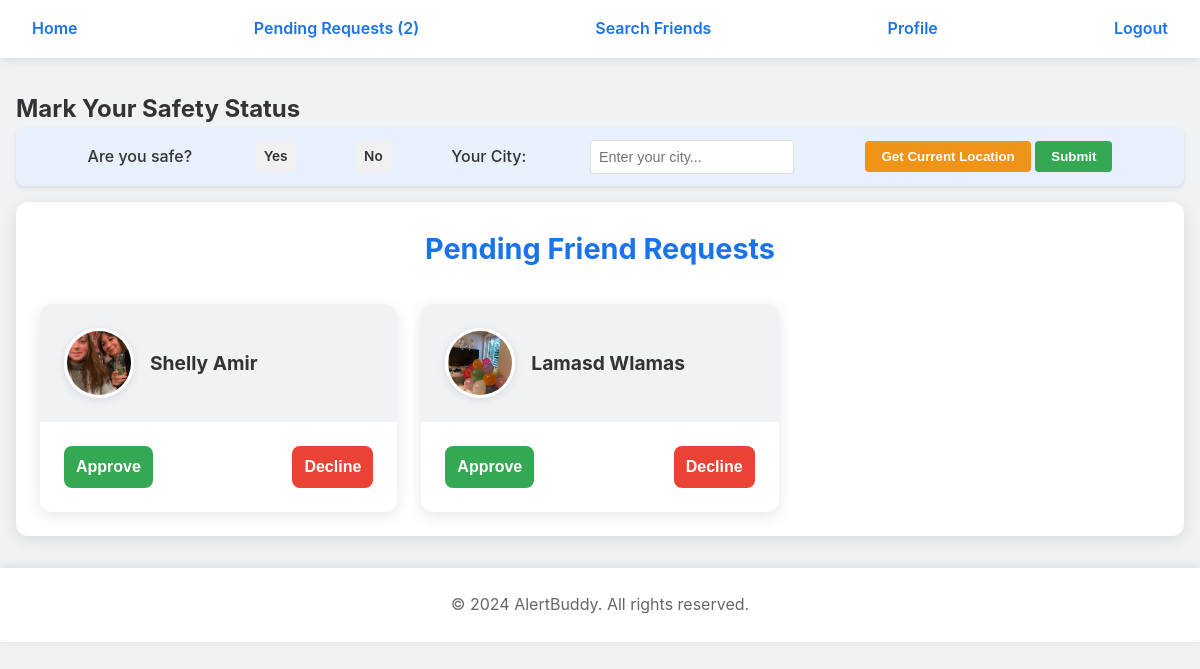
Before: /pending-requests/ (signed in) with the older database file.
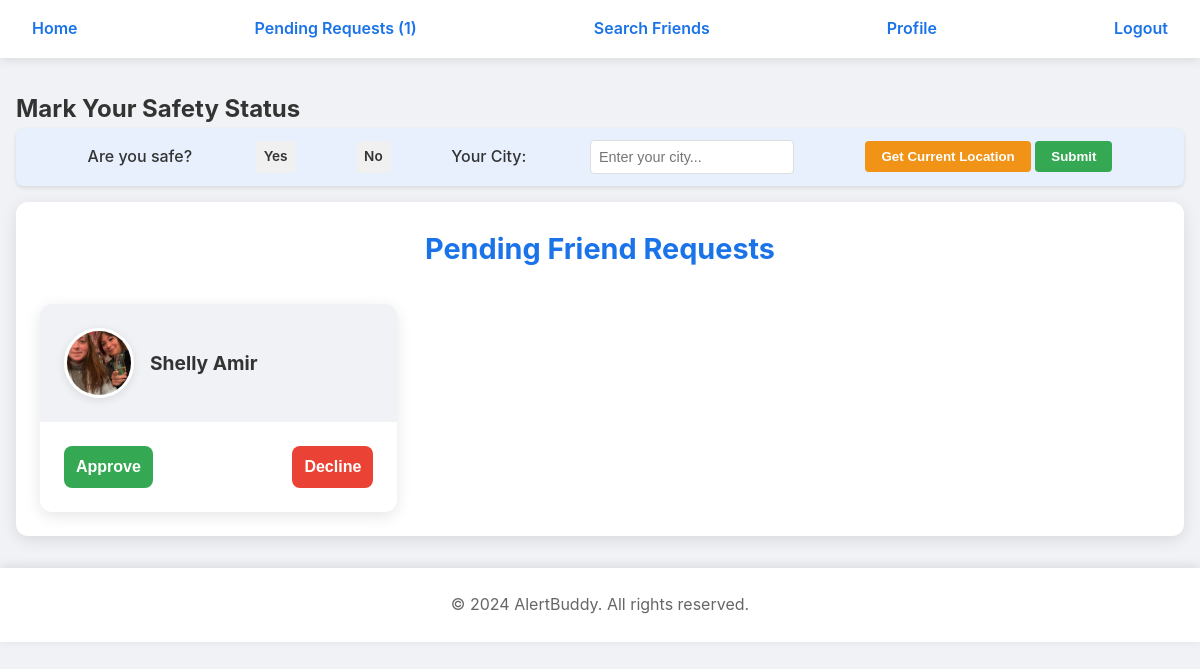
After: the same page with the newer database file.
### safety_alert/models.py (models this page shows, shortened)
class FriendRequest(models.Model):
    sender = models.ForeignKey(User, related_name='sent_requests', on_delete=models.CASCADE)
    receiver = models.ForeignKey(User, related_name='received_requests', on_delete=models.CASCADE)
    is_pending = models.BooleanField(default=True)  # Indicates if the request is still pending
    created_at = models.DateTimeField(default=timezone.now)  # Timestamp when request was created

class Profile(models.Model):
    user = models.OneToOneField(User, on_delete=models.CASCADE, related_name='profile')
    first_name = models.CharField(max_length=30, blank=True, null=True)
    last_name = models.CharField(max_length=30, blank=True, null=True)
    profile_image = models.ImageField(upload_to='profile_images/', blank=True, null=True)  # Profile image field
    created_at = models.DateTimeField(default=timezone.now)
    last_updated = models.DateTimeField(auto_now=True)

### safety_alert/views.py (the view)
# urls.py: path('pending-requests/', views.pending_friend_requests, name='pending_friend_requests'),
@login_required
def pending_friend_requests(request):
    pending_requests = FriendRequest.objects.filter(receiver=request.user, is_pending=True)
    return render(request, 'pending_requests.html', {'pending_requests': pending_requests})

### safety_alert/context_processors.py (called while the page is built)
def pending_requests_count(request):
    if request.user.is_authenticated:
        count = FriendRequest.objects.filter(receiver=request.user, is_pending=True).count()
        return {'pending_requests_count': count}
    return {'pending_requests_count': 0}

### safety_alert/templates/pending_requests.html (shortened to what this page needs)
{% extends 'base.html' %}
{% block content %}
<div class="card">
    <h2 class="auth-title">Pending Friend Requests</h2>
    <ul class="friend-requests-list">
        {% for request in pending_requests %}
            <li class="friend-request-card">
                <div class="friend-request-header">
                    {% if request.sender.profile.profile_image %}
                        <img src="{{ request.sender.profile.profile_image.url }}" alt="{{ request.sender.username }}" class="friend-request-image">
                    {% else %}
                        <div class="friend-request-image" style="background-color: #1a73e8; display: flex; align-items: center; justify-content: center;">
                            <span style="color: #ffffff; font-size: 1.5rem;">{{ request.sender.username|first|upper }}</span>
                        </div>
                    {% endif %}
                    <span class="friend-request-username">{{ request.sender.first_name }} {{ request.sender.last_name }}</span>
                </div>
                <div class="friend-request-actions">
                    <form method="post" action="{% url 'approve_friend_request' request.id %}">
                        <button type="submit" class="friend-request-btn approve-btn">Approve</button>
                    </form>
                    <form method="post" action="{% url 'decline_friend_request' request.id %}">
                        <button type="submit" class="friend-request-btn decline-btn">Decline</button>
                    </form>
                </div>
            </li>
        {% empty %}
            <li class="text-center">No pending requests.</li>
        {% endfor %}
    </ul>
</div>
{% endblock %}

### safety_alert/templates/base.html (shortened to what this page needs)
<!DOCTYPE html>
<html lang="en">
<head>
    {% load static %}
    <link rel="stylesheet" href="{% static 'css/styles.css' %}">
</head>
<body>
    <header>
        <nav role="navigation" aria-label="Main Navigation">
            <ul>
                {% if user.is_authenticated %}
                    <li><a href="{% url 'home' %}">Home</a></li>
                    <li>
                        <a href="{% url 'pending_friend_requests' %}">
                            Pending Requests
                            {% if pending_requests_count > 0 %}
                                <span class="pending-count">({{ pending_requests_count }})</span>
                            {% endif %}
                        </a>
                    </li>
                    <li><a href="{% url 'search_users' %}">Search Friends</a></li>
                    <li><a href="{% url 'profile' %}">Profile</a></li>
                    <li><a href="{% url 'logout' %}" onclick="event.preventDefault(); document.getElementById('logout-form').submit();">Logout</a></li>
                {% else %}
                <li><a href="{% url 'login' %}">Login</a></li>
                {% endif %}
            </ul>
        </nav>
    </header>
    <main>
        {% if user.is_authenticated %}
        <h2>Mark Your Safety Status</h2>
        <form id="safety-status-form" method="post" action="{% url 'update_safety_status' %}" class="safety-status-form">
            <label for="is_safe">Are you safe?</label>
            <label for="safe-yes" class="toggle-option">Yes</label>
            <label for="safe-no" class="toggle-option">No</label>
            <label for="city">Your City:</label>
            <input type="text" name="city" id="city" placeholder="Enter your city..." required>
            <div class="button-group">
                <button type="button" class="btn-primary" onclick="getLocation()">Get Current Location</button>
                <button type="submit" class="btn-primary">Submit</button>
            </div>
        </form>
        {% endif %}
    {% block content %}
    {% endblock %}
    </main>
    <footer>
        <p>&copy; 2024 AlertBuddy. All rights reserved.</p>
    </footer>
</body>
</html>

### safety_alert/static/css/styles.css (style rules this page uses)
* { margin: 0; padding: 0; box-sizing: border-box; }
body { font-family: 'Inter', sans-serif; line-height: 1.6; color: #333; background-color: #f0f2f5; }
header { background-color: #ffffff; box-shadow: 0 2px 10px rgba(0, 0, 0, 0.1); position: sticky; top: 0; z-index: 1000; }
nav { max-width: 1200px; margin: 0 auto; padding: 1rem; }
nav ul { list-style-type: none; display: flex; justify-content: space-between; align-items: center; }
nav ul li a { color: #1a73e8; text-decoration: none; font-weight: 600; padding: 0.5rem 1rem; border-radius: 20px; transition: all 0.3s ease; }
main { max-width: 1200px; margin: 2rem auto; padding: 0 1rem; }
footer { background-color: #ffffff; color: #666; text-align: center; padding: 1.5rem 0; box-shadow: 0 -2px 10px rgba(0, 0, 0, 0.1); }
.card { background-color: #ffffff; border-radius: 12px; box-shadow: 0 4px 15px rgba(0, 0, 0, 0.1); padding: 1.5rem; margin-bottom: 1.5rem; transition: transform 0.3s ease, box-shadow 0.3s ease; }
.friend-requests-list { list-style-type: none; display: grid; grid-template-columns: repeat(auto-fill, minmax(300px, 1fr)); gap: 1.5rem; }
.friend-request-card { background-color: #ffffff; border-radius: 12px; box-shadow: 0 4px 15px rgba(0, 0, 0, 0.1); overflow: hidden; transition: transform 0.3s ease, box-shadow 0.3s ease; }
.friend-request-header { background-color: #f0f2f5; padding: 1.5rem; display: flex; align-items: center; }
.friend-request-image { width: 70px; height: 70px; border-radius: 50%; object-fit: cover; margin-right: 1rem; border: 3px solid #ffffff; box-shadow: 0 2px 10px rgba(0, 0, 0, 0.1); }
.friend-request-username { font-weight: 700; font-size: 1.2rem; }
.friend-request-actions { padding: 1.5rem; display: flex; justify-content: space-between; }
.friend-request-btn { flex: 1; padding: 0.75rem; border: none; border-radius: 8px; font-weight: 600; cursor: pointer; transition: all 0.3s ease; text-align: center; font-size: 1rem; }
.approve-btn { background-color: #34a853; color: #ffffff; margin-right: 0.75rem; }
.decline-btn { background-color: #ea4335; color: #ffffff; margin-left: 0.75rem; }
.auth-title { text-align: center; margin-bottom: 2rem; color: #1a73e8; font-size: 1.8rem; }
.safety-status-form { justify-content: space-evenly; display: flex; align-items: center; background-color: #e8f0fe; padding: 0.75rem 1rem; border-radius: 8px; margin-bottom: 1rem; box-shadow: 0 2px 4px rgba(0, 0, 0, 0.1); }
.safety-status-form label { margin-right: 0.5rem; font-weight: 500; color: #333; }
.safety-status-form select, .safety-status-form input[type="text"] { padding: 0.5rem; margin-right: 1rem; border: 1px solid #ddd; border-radius: 4px; font-size: 0.9rem; transition: border-color 0.3s ease, box-shadow 0.3s ease; }
.safety-status-form button[type="button"] { background-color: #f09316; color: #ffffff; padding: 0.5rem 1rem; border: none; border-radius: 4px; font-weight: 600; cursor: pointer; transition: all 0.3s ease; }
.safety-status-form button[type="submit"], #upload-button { background-color: #34a853; color: #ffffff; padding: 0.5rem 1rem; border: none; border-radius: 4px; font-weight: 600; cursor: pointer; transition: all 0.3s ease; }
.safety-status-form .toggle-option { display: inline-block; padding: 0.3rem 0.5rem; margin-right: 0.5rem; background-color: #f0f0f0; border-radius: 4px; cursor: pointer; font-weight: 600; font-size: 0.85rem; transition: background-color 0.3s ease; }
.safety-status-form .toggle-option { margin-right: 5px; }

Changed rows visible on the page:
removed FriendRequest: sender.profile.profile_image (picture), sender.first_name "Lamasd", sender.last_name "Wlamas"
Other visible differences:
{{ pending_requests_count }}: "2" → "1"
